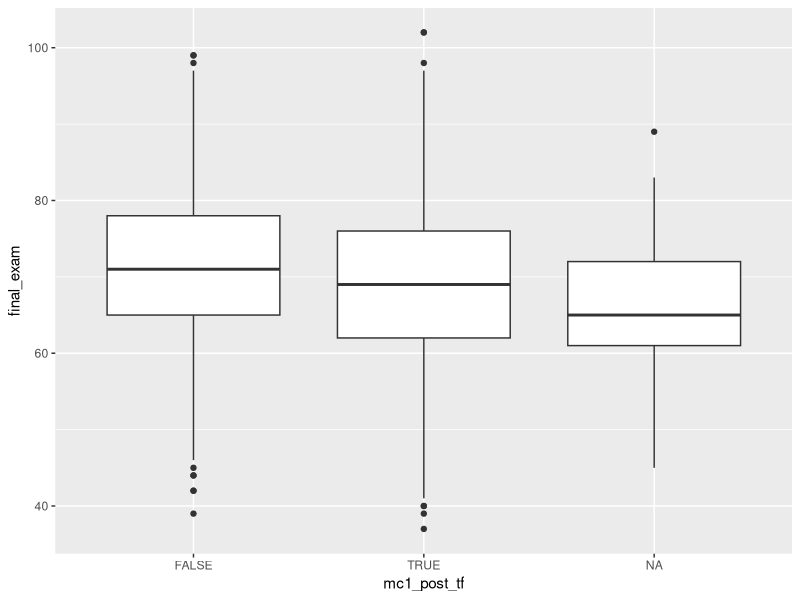

Write the R code that produced this figure.
## ---- chunk 1
library("tidyverse")
## ---- chunk 2
edu_dat <- read_csv("data/workshop_wide.csv")
## ---- chunk 3
glimpse(edu_dat)
## ---- chunk 4
edu_dat %>%
  select(mc1_pre) %>%
  mutate(mc1_pre_tf = (mc1_pre == "C"))
## ---- chunk 5

## ---- chunk 6

## ---- chunk 7
edu_dat %>%
  count(mc1_pre)
## ---- chunk 8

## ---- chunk 9

## ---- chunk 10

## ---- chunk 11

## ---- chunk 12

## ---- chunk 13
edu_dat %>%
  select(course,admit_level) %>%
  group_by(course) %>%
  count(admit_level)
## ---- chunk 14
edu_dat %>%
  select(course, admit_level, PEER, gender) %>%
  group_by(admit_level, PEER, gender) %>%
  count(course)
## ---- chunk 15
# add lines to this code to get the summary requested above
edu_dat %>%
  select(final_exam,mc1_post) %>%
  mutate(mc1_post_tf = (mc1_post == "C"))%>%
  group_by(mc1_post_tf)%>%
  summarise(final_mean = mean(final_exam, na.rm = T))
## ---- chunk 16
edu_dat %>%
  select(final_exam,mc1_post) %>%
  mutate(mc1_post_tf = (mc1_post == "C"))%>%
  ggplot(aes(x=mc1_post_tf, y=final_exam))+
  geom_boxplot()
